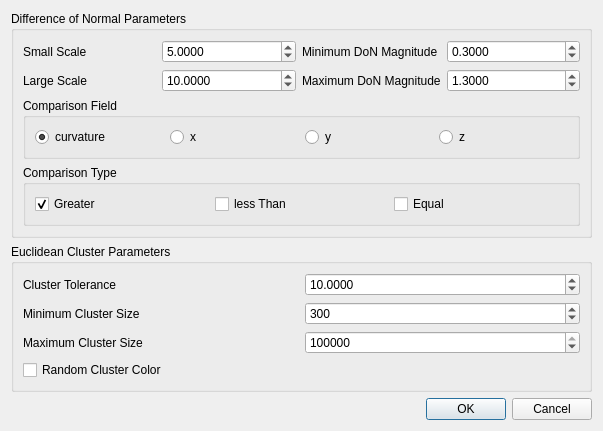
<?xml version="1.0" encoding="UTF-8"?>
<ui version="4.0">
 <class>DONSegmentationDlg</class>
 <widget class="QDialog" name="DONSegmentationDlg">
  <property name="geometry">
   <rect>
    <x>0</x>
    <y>0</y>
    <width>603</width>
    <height>399</height>
   </rect>
  </property>
  <property name="sizePolicy">
   <sizepolicy hsizetype="Fixed" vsizetype="Fixed">
    <horstretch>0</horstretch>
    <verstretch>0</verstretch>
   </sizepolicy>
  </property>
  <property name="windowTitle">
   <string>DoN Segmentation</string>
  </property>
  <layout class="QVBoxLayout" name="verticalLayout">
   <item>
    <widget class="QGroupBox" name="groupBox">
     <property name="title">
      <string>Difference of Normal Parameters</string>
     </property>
     <layout class="QGridLayout" name="gridLayout">
      <item row="0" column="0">
       <widget class="QLabel" name="label_13">
        <property name="text">
         <string>Small Scale</string>
        </property>
       </widget>
      </item>
      <item row="0" column="1">
       <widget class="QDoubleSpinBox" name="smallScaleSpinBox">
        <property name="decimals">
         <number>4</number>
        </property>
        <property name="minimum">
         <double>0.001000000000000</double>
        </property>
        <property name="maximum">
         <double>1000.000000000000000</double>
        </property>
        <property name="singleStep">
         <double>0.010000000000000</double>
        </property>
        <property name="value">
         <double>5.000000000000000</double>
        </property>
       </widget>
      </item>
      <item row="0" column="2">
       <widget class="QLabel" name="label_14">
        <property name="text">
         <string>Minimum DoN Magnitude</string>
        </property>
       </widget>
      </item>
      <item row="0" column="3">
       <widget class="QDoubleSpinBox" name="minDonMagnitudeSpinBox">
        <property name="decimals">
         <number>4</number>
        </property>
        <property name="minimum">
         <double>-10000.000000000000000</double>
        </property>
        <property name="maximum">
         <double>1000.000000000000000</double>
        </property>
        <property name="singleStep">
         <double>0.010000000000000</double>
        </property>
        <property name="value">
         <double>0.300000000000000</double>
        </property>
       </widget>
      </item>
      <item row="1" column="0">
       <widget class="QLabel" name="label_11">
        <property name="text">
         <string>Large Scale</string>
        </property>
       </widget>
      </item>
      <item row="1" column="1">
       <widget class="QDoubleSpinBox" name="largeScaleSpinBox">
        <property name="decimals">
         <number>4</number>
        </property>
        <property name="minimum">
         <double>0.001000000000000</double>
        </property>
        <property name="maximum">
         <double>1000.000000000000000</double>
        </property>
        <property name="singleStep">
         <double>0.010000000000000</double>
        </property>
        <property name="value">
         <double>10.000000000000000</double>
        </property>
       </widget>
      </item>
      <item row="1" column="2">
       <widget class="QLabel" name="label_15">
        <property name="text">
         <string>Maximum DoN Magnitude</string>
        </property>
       </widget>
      </item>
      <item row="1" column="3">
       <widget class="QDoubleSpinBox" name="maxDonMagnitudeSpinBox">
        <property name="decimals">
         <number>4</number>
        </property>
        <property name="minimum">
         <double>-100000.000000000000000</double>
        </property>
        <property name="maximum">
         <double>1000.000000000000000</double>
        </property>
        <property name="singleStep">
         <double>0.010000000000000</double>
        </property>
        <property name="value">
         <double>1.300000000000000</double>
        </property>
       </widget>
      </item>
      <item row="2" column="0" colspan="4">
       <widget class="QGroupBox" name="groupBox_3">
        <property name="title">
         <string>Comparison Field</string>
        </property>
        <layout class="QHBoxLayout" name="horizontalLayout">
         <item>
          <widget class="QRadioButton" name="curvatureRadioButton">
           <property name="text">
            <string>curvature</string>
           </property>
           <property name="checked">
            <bool>true</bool>
           </property>
           <attribute name="buttonGroup">
            <string notr="true">buttonGroup</string>
           </attribute>
          </widget>
         </item>
         <item>
          <widget class="QRadioButton" name="xRadioButton">
           <property name="text">
            <string>x</string>
           </property>
           <attribute name="buttonGroup">
            <string notr="true">buttonGroup</string>
           </attribute>
          </widget>
         </item>
         <item>
          <widget class="QRadioButton" name="yRadioButton">
           <property name="text">
            <string>y</string>
           </property>
           <attribute name="buttonGroup">
            <string notr="true">buttonGroup</string>
           </attribute>
          </widget>
         </item>
         <item>
          <widget class="QRadioButton" name="zRadioButton">
           <property name="text">
            <string>z</string>
           </property>
           <attribute name="buttonGroup">
            <string notr="true">buttonGroup</string>
           </attribute>
          </widget>
         </item>
        </layout>
       </widget>
      </item>
      <item row="3" column="0" colspan="4">
       <widget class="QGroupBox" name="groupBox_4">
        <property name="title">
         <string>Comparison Type</string>
        </property>
        <layout class="QHBoxLayout" name="horizontalLayout_2">
         <item>
          <widget class="QCheckBox" name="greaterCheckBox">
           <property name="text">
            <string>Greater</string>
           </property>
           <property name="checked">
            <bool>true</bool>
           </property>
          </widget>
         </item>
         <item>
          <widget class="QCheckBox" name="lessThanCheckBox">
           <property name="text">
            <string>less Than</string>
           </property>
          </widget>
         </item>
         <item>
          <widget class="QCheckBox" name="equalCheckBox">
           <property name="text">
            <string>Equal</string>
           </property>
          </widget>
         </item>
        </layout>
       </widget>
      </item>
     </layout>
    </widget>
   </item>
   <item>
    <widget class="QGroupBox" name="groupBox_2">
     <property name="title">
      <string>Euclidean Cluster Parameters</string>
     </property>
     <layout class="QGridLayout" name="gridLayout_2">
      <item row="0" column="0">
       <widget class="QLabel" name="label_12">
        <property name="text">
         <string>Cluster Tolerance</string>
        </property>
       </widget>
      </item>
      <item row="0" column="1">
       <widget class="QDoubleSpinBox" name="clusterToleranceSpinBox">
        <property name="decimals">
         <number>4</number>
        </property>
        <property name="minimum">
         <double>0.001000000000000</double>
        </property>
        <property name="maximum">
         <double>1000.000000000000000</double>
        </property>
        <property name="singleStep">
         <double>0.010000000000000</double>
        </property>
        <property name="value">
         <double>10.000000000000000</double>
        </property>
       </widget>
      </item>
      <item row="1" column="0">
       <widget class="QLabel" name="label_8">
        <property name="text">
         <string>Minimum Cluster Size</string>
        </property>
       </widget>
      </item>
      <item row="1" column="1">
       <widget class="QSpinBox" name="minClusterSizeSpinBox">
        <property name="maximum">
         <number>999999999</number>
        </property>
        <property name="value">
         <number>300</number>
        </property>
       </widget>
      </item>
      <item row="2" column="0">
       <widget class="QLabel" name="label_9">
        <property name="text">
         <string>Maximum Cluster Size</string>
        </property>
       </widget>
      </item>
      <item row="2" column="1">
       <widget class="QSpinBox" name="maxClusterSizeSpinBox">
        <property name="maximum">
         <number>999999999</number>
        </property>
        <property name="value">
         <number>250000</number>
        </property>
       </widget>
      </item>
      <item row="3" column="0">
       <widget class="QCheckBox" name="randomClusterColorCheckBox">
        <property name="text">
         <string>Random Cluster Color</string>
        </property>
        <property name="checked">
         <bool>false</bool>
        </property>
       </widget>
      </item>
     </layout>
    </widget>
   </item>
   <item>
    <widget class="QDialogButtonBox" name="buttonBox">
     <property name="orientation">
      <enum>Qt::Horizontal</enum>
     </property>
     <property name="standardButtons">
      <set>QDialogButtonBox::Cancel|QDialogButtonBox::Ok</set>
     </property>
    </widget>
   </item>
  </layout>
 </widget>
 <resources>
  <include location="../../../qPCL.qrc"/>
 </resources>
 <connections>
  <connection>
   <sender>buttonBox</sender>
   <signal>accepted()</signal>
   <receiver>DONSegmentationDlg</receiver>
   <slot>accept()</slot>
   <hints>
    <hint type="sourcelabel">
     <x>132</x>
     <y>159</y>
    </hint>
    <hint type="destinationlabel">
     <x>215</x>
     <y>92</y>
    </hint>
   </hints>
  </connection>
  <connection>
   <sender>buttonBox</sender>
   <signal>rejected()</signal>
   <receiver>DONSegmentationDlg</receiver>
   <slot>reject()</slot>
   <hints>
    <hint type="sourcelabel">
     <x>132</x>
     <y>159</y>
    </hint>
    <hint type="destinationlabel">
     <x>132</x>
     <y>92</y>
    </hint>
   </hints>
  </connection>
 </connections>
 <buttongroups>
  <buttongroup name="buttonGroup"/>
 </buttongroups>
</ui>
